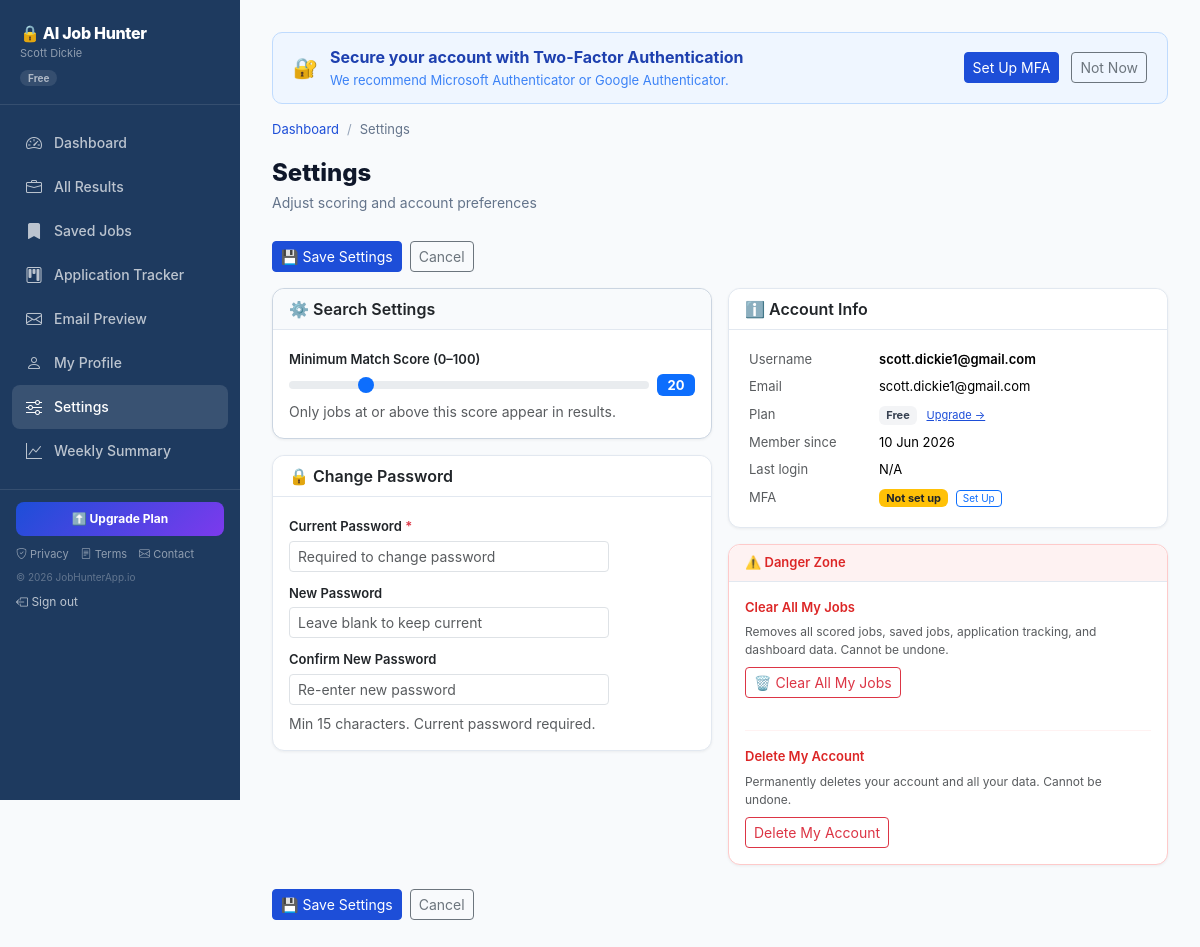
The app's page /settings (signed in), older data.
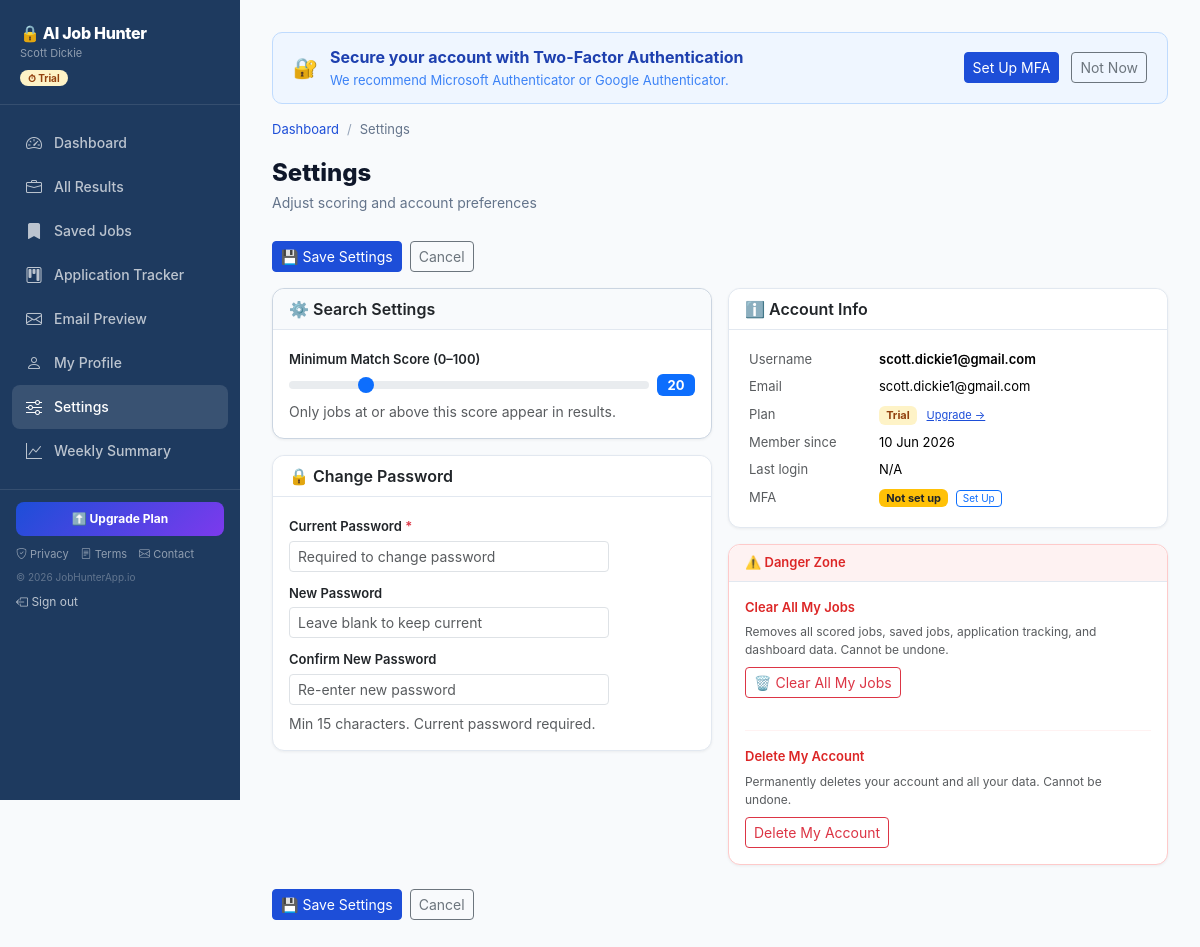
The same page, newer data.
### models.py (models this page shows, shortened)
class User(UserMixin, db.Model):
    __tablename__ = "users"
    id            = db.Column(db.Integer, primary_key=True)
    username      = db.Column(db.String(80),  unique=True, nullable=False)
    email         = db.Column(db.String(120), unique=True, nullable=False)
    password_hash = db.Column(db.String(256), nullable=False)
    is_admin      = db.Column(db.Boolean, default=False)
    created_at    = db.Column(db.DateTime, default=datetime.utcnow)
    last_login    = db.Column(db.DateTime)
    full_name     = db.Column(db.String(120), default="")
    cv_summary    = db.Column(db.Text, default="")
    recipient_email = db.Column(db.String(120), default="")
    _keywords     = db.Column("keywords",  db.Text, default="[]")
    _locations    = db.Column("locations", db.Text, default="[]")
    sender_email  = db.Column(db.String(120), default="")
    smtp_password = db.Column(db.String(256), default="")
    anthropic_key = db.Column(db.String(256), default="")
    adzuna_app_id = db.Column(db.String(64),  default="")
    adzuna_app_key= db.Column(db.String(64),  default="")
    jooble_api_key= db.Column(db.String(128), default="")  # free key from jooble.org/api/about
    _work_arrangement = db.Column("work_arrangement", db.Text, default='["Remote","Hybrid","Onsite"]')
    score_threshold  = db.Column(db.Integer, default=20)
    max_jobs_to_score= db.Column(db.Integer, default=25)
    schedule_hour_utc= db.Column(db.Integer, default=21)  # 9am NZT
    is_active        = db.Column(db.Boolean, default=True)
    last_run         = db.Column(db.DateTime)
    must_change_password = db.Column(db.Boolean, default=False)
    notification_pref   = db.Column(db.String(16), default="both")
    mfa_secret          = db.Column(db.String(64),  default="")
    mfa_enabled         = db.Column(db.Boolean,     default=False)
    enable_job_alerts   = db.Column(db.Boolean, default=True)
    enable_weekly_summary = db.Column(db.Boolean, default=True)
    dark_mode           = db.Column(db.Boolean, default=False)
    color_theme         = db.Column(db.String(32), default="default")
    _selected_sources   = db.Column("selected_sources", db.Text, default="[]")
    subscription_plan   = db.Column(db.String(16), default="free")
    trial_end_date      = db.Column(db.DateTime)
    plan_activated_at   = db.Column(db.DateTime)
    default_country     = db.Column(db.String(64), default="")
    mfa_dismissed       = db.Column(db.Boolean, default=False)
    require_mfa         = db.Column(db.Boolean, default=False)
    mfa_grace_until     = db.Column(db.DateTime)
    last_run_status  = db.Column(db.String(200), default="Never run")
    email_verified      = db.Column(db.Boolean, default=True)   # True for existing/invited users
    email_otp           = db.Column(db.String(6), default="")
    otp_expires         = db.Column(db.DateTime)
    country_changed_at  = db.Column(db.DateTime)
    jobs = db.relationship("JobResult", backref="user", lazy=True,
                           cascade="all, delete-orphan")
    @property
    def selected_sources(self):
        try:
            val = json.loads(self._selected_sources)
            if isinstance(val, list):
                return val
            return []
        except Exception:
            return []
    @selected_sources.setter
    def selected_sources(self, value):
        if isinstance(value, str):
            try:
                parsed = json.loads(value)
                if isinstance(parsed, list):
                    self._selected_sources = json.dumps(parsed)
                else:
                    self._selected_sources = json.dumps([])
            except (json.JSONDecodeError, TypeError):
                self._selected_sources = json.dumps([])
        elif isinstance(value, list):
            self._selected_sources = json.dumps(value)
        else:
            self._selected_sources = json.dumps([])
    @property
    def work_arrangement(self):
        try:
            return json.loads(self._work_arrangement)
        except Exception:
            return []
    @work_arrangement.setter
    def work_arrangement(self, value):
        self._work_arrangement = json.dumps(value)
    @property
    def keywords(self):
        try:
            return json.loads(self._keywords)
        except Exception:
            return []
    @keywords.setter
    def keywords(self, value):
        self._keywords = json.dumps(value)
    @property
    def locations(self):
        try:
            return json.loads(self._locations)
        except Exception:
            return []
    @locations.setter
    def locations(self, value):
        self._locations = json.dumps(value)

### app.py (the view, shortened to what this page needs)
@app.route("/settings", methods=["GET", "POST"])
@login_required
def settings():
    return render_template("settings.html")

### app.py (called while the page is built)
@app.context_processor
def inject_now():
    return {"now": datetime.utcnow}

@app.before_request
def force_password_change():
    if not current_user.is_authenticated:
        return
    if (getattr(current_user, "must_change_password", False)
        and request.endpoint not in ("settings", "logout", "static")):
        flash("You must change your password before continuing.", "error")
        return redirect(url_for("settings"))
    if (getattr(current_user, "require_mfa", False)
        and not getattr(current_user, "mfa_enabled", False)
        and request.endpoint not in ("mfa_setup", "mfa_verify", "settings", "logout", "static")):
        grace = getattr(current_user, "mfa_grace_until", None)
        if grace and datetime.utcnow() > grace:
            flash("MFA is required. Please set it up now.", "error")
            return redirect(url_for("mfa_setup"))

@login_manager.user_loader
def load_user(user_id):
    return User.query.get(int(user_id))

### templates/settings.html (shortened to what the changed rows need)
{% extends "base.html" %}
{% block content %}
<div class="page-header">
  <h2>Settings</h2>
</div>
<form method="POST">
  <div class="row g-3">
    <div class="col-lg-6">
      <div class="card mb-3" style="border:1px solid #cbd5e1;">
        <div class="card-body p-3">
          <div class="d-flex align-items-center gap-2">
            <input type="range" class="form-range" name="score_threshold"
                   min="0" max="100" step="5" value="{{ current_user.score_threshold }}"
                   oninput="document.getElementById('scoreVal').textContent=this.value"
                   style="flex:1;">
            <span id="scoreVal" class="badge bg-primary" style="font-size:13px;min-width:38px;text-align:center;">{{ current_user.score_threshold }}</span>
          </div>
        </div>
      </div>
    </div>
    <div class="col-lg-6">
      <div class="card mb-3">
        <div class="card-body p-3">
          <table class="table table-sm table-borderless mb-0" style="font-size:13px;">
            <colgroup><col style="width:130px"><col></colgroup>
            <tr><td class="text-muted py-1">Username</td><td class="fw-semibold py-1">{{ current_user.username }}</td></tr>
            <tr><td class="text-muted py-1">Email</td><td class="py-1">{{ current_user.email }}</td></tr>
            <tr><td class="text-muted py-1">Plan</td><td class="py-1">
              {% set plan = current_user.subscription_plan or 'free' %}
              <span class="badge" style="font-size:11px;background:{% if plan=='pro' %}#ede9fe;color:#5b21b6{% elif plan=='standard' %}#d1fae5;color:#065f46{% elif plan=='trial' %}#fef3c7;color:#92400e{% elif plan=='lite' %}#e0f2fe;color:#075985{% else %}#f3f4f6;color:#374151{% endif %};">
                {{ plan | capitalize }}
              </span>
              {% if plan not in ['pro', 'Pro'] %}<a href="{{ url_for('pricing') }}" style="font-size:11px;margin-left:6px;color:#1d4ed8;">Upgrade →</a>{% endif %}
            </td></tr>
            <tr><td class="text-muted py-1">Member since</td><td class="py-1">{{ current_user.created_at.strftime('%d %b %Y') }}</td></tr>
          </table>
        </div>
      </div>
    </div>
  </div>
</form>
{% endblock %}

### templates/base.html (shortened to what the changed rows need)
<!DOCTYPE html>
<html lang="en"  >
<head>
  <link href="https://cdnjs.cloudflare.com/ajax/libs/bootstrap/5.3.2/css/bootstrap.min.css" rel="stylesheet">
  <link href="https://cdnjs.cloudflare.com/ajax/libs/bootstrap-icons/1.11.3/font/bootstrap-icons.min.css" rel="stylesheet">
</head>
<body>
{% if current_user.is_authenticated %}
<div class="sidebar" id="sidebar">
  <div class="sidebar-brand">
    <h1>🔒 AI Job Hunter</h1>
    <p>{{ current_user.full_name or current_user.username }}</p>
    {% set plan = current_user.subscription_plan or 'free' %}
    {% if plan == 'trial' %}
      <div style="margin-top:2px;"><span style="background:#fef3c7;color:#92400e;font-size:10px;font-weight:700;padding:2px 8px;border-radius:10px;">⏱ Trial</span></div>
    {% elif plan == 'lite' %}
      <div style="margin-top:2px;"><span style="background:#e0f2fe;color:#075985;font-size:10px;font-weight:700;padding:2px 8px;border-radius:10px;">⚡ Lite</span></div>
    {% elif plan == 'standard' %}
      <div style="margin-top:2px;"><span style="background:#d1fae5;color:#065f46;font-size:10px;font-weight:700;padding:2px 8px;border-radius:10px;">⭐ Standard</span></div>
    {% elif plan == 'pro' %}
      <div style="margin-top:2px;"><span style="background:#ede9fe;color:#5b21b6;font-size:10px;font-weight:700;padding:2px 8px;border-radius:10px;">🚀 Pro</span></div>
    {% else %}
      <div style="margin-top:2px;"><span style="background:rgba(255,255,255,0.1);color:rgba(255,255,255,0.6);font-size:10px;font-weight:700;padding:2px 8px;border-radius:10px;">Free</span></div>
    {% endif %}
  </div>
  <nav class="sidebar-nav">
    <a class="nav-link {% if request.endpoint == 'dashboard' %}active{% endif %}" href="{{ url_for('dashboard') }}" onclick="closeSidebar()">
      <i class="bi bi-speedometer2"></i> Dashboard
    </a>
    <a class="nav-link {% if request.endpoint == 'results' %}active{% endif %}" href="{{ url_for('results') }}" onclick="closeSidebar()">
      <i class="bi bi-briefcase"></i> All Results
    </a>
    <a class="nav-link {% if request.endpoint == 'saved_jobs' %}active{% endif %}" href="{{ url_for('saved_jobs') }}" onclick="closeSidebar()">
      <i class="bi bi-bookmark-fill"></i> Saved Jobs
    </a>
    <a class="nav-link {% if request.endpoint == 'tracker' %}active{% endif %}" href="{{ url_for('tracker') }}" onclick="closeSidebar()">
      <i class="bi bi-kanban"></i> Application Tracker
    </a>
    <a class="nav-link {% if request.endpoint == 'preview' %}active{% endif %}" href="{{ url_for('preview') }}" onclick="closeSidebar()">
      <i class="bi bi-envelope"></i> Email Preview
    </a>
    <a class="nav-link {% if request.endpoint == 'profile' %}active{% endif %}" href="{{ url_for('profile') }}" onclick="closeSidebar()">
      <i class="bi bi-person"></i> My Profile
    </a>
    <a class="nav-link {% if request.endpoint == 'settings' %}active{% endif %}" href="{{ url_for('settings') }}" onclick="closeSidebar()">
      <i class="bi bi-sliders"></i> Settings
    </a>
    <a class="nav-link {% if request.endpoint == 'weekly_summary' %}active{% endif %}" href="{{ url_for('weekly_summary') }}" onclick="closeSidebar()">
      <i class="bi bi-graph-up"></i> Weekly Summary
    </a>
  </nav>
  <div class="sidebar-footer">
    {% set plan = current_user.subscription_plan or 'free' %}
    {% if plan != 'pro' %}
    <a href="{{ url_for('pricing') }}" style="display:block;background:linear-gradient(135deg,#1d4ed8,#7c3aed);border-radius:8px;padding:8px 12px;margin-bottom:10px;font-weight:700;font-size:12px;text-align:center;text-decoration:none;color:#fff;">
      ⬆️ Upgrade Plan
    </a>
    {% else %}
    <a href="{{ url_for('contact') }}" style="display:block;background:rgba(255,255,255,0.1);border:1px solid rgba(255,255,255,0.2);border-radius:8px;padding:8px 12px;margin-bottom:10px;font-weight:700;font-size:12px;text-align:center;text-decoration:none;color:#fff;">
      ⚙️ Manage Plan
    </a>
    {% endif %}
    <div style="display:flex;gap:12px;margin-bottom:8px;">
      <a href="{{ url_for('privacy_policy') }}" style="font-size:11px;color:rgba(255,255,255,0.5);text-decoration:none;"><i class="bi bi-shield-check"></i> Privacy</a>
      <a href="{{ url_for('terms') }}" style="font-size:11px;color:rgba(255,255,255,0.5);text-decoration:none;"><i class="bi bi-file-text"></i> Terms</a>
      <a href="{{ url_for('contact') }}" style="font-size:11px;color:rgba(255,255,255,0.5);text-decoration:none;"><i class="bi bi-envelope"></i> Contact</a>
    </div>
    <div style="font-size:10px;color:rgba(255,255,255,0.3);margin-bottom:8px;">&copy; {{ now().year }} JobHunterApp.io</div>
    <a href="{{ url_for('logout') }}" style="font-size:12px;color:rgba(255,255,255,0.7);text-decoration:none;"><i class="bi bi-box-arrow-left"></i> Sign out</a>
  </div>
</div>
  {% endif %}
<div class="main-content">
  {% block content %}{% endblock %}
</div>
</body>
</html>

Row changes from the older to the newer data that the page shows:
changed User "scott.dickie1@gmail.com": subscription_plan "Free" → "Trial"
Text that changed along with them:
text no longer shown: "Free"
text now shown: "⏱ Trial"
